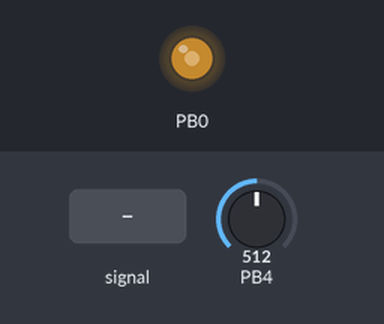
The program below on a simulated ATtiny13, built with avr-gcc and emulated at 9.6 MHz. Shown: output pins drawn as LEDs (lit = HIGH). The test bench sets the inputs (shaded band); at power-on: PB4 = 512.

Above: at 1.2 s.
1.3 s: PB4 fed a 200 Hz sine of ±255 counts around its level
Timing chart, 0 to 2.0 s (numbered marks = the images above; inputs shaded):
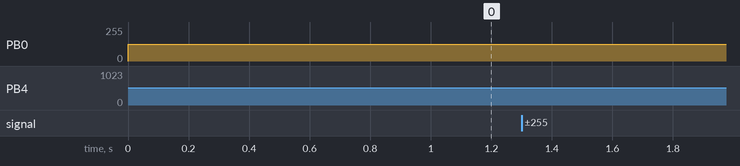

The program:

main.c
```c
#define __AVR_ATtiny13__
#define F_CPU 9600000

#include <avr/io.h>
#include <util/delay.h>
#include <avr/interrupt.h>

volatile uint8_t out = 0;

ISR(ADC_vect)
{
    /* Two Half-Period Rectifier */
    // uint8_t cur_adc = ADCH;
    // OCR0A = cur_adc > 64? cur_adc : 64 + (64 - cur_adc);

    /* Same Signal to Out */
    // OCR0A = ADCH;

    /* Digital Filter */
    uint8_t cur_adc = ADCH;
    out += (cur_adc - out) >> 1;
    OCR0A = out;

    /* Rectifier */
    // uint8_t cur_adc = ADCH;
    // OCR0A = cur_adc > 64? cur_adc : 64;

    /* Distortion */
    // uint8_t cur_adc = ADCH;
    // if (cur_adc > 70) {
    //     out = 70;
    // } else if (cur_adc < 0) {
    //     out = 0;
    // } else {
    //     out = cur_adc;
    // }
    // OCR0A = out;
}

int main(void)
{
    // initialization

    // ADC
    DDRB &= ~(1 << DDB4);
    ADMUX |= (1 << MUX1) | (1 << ADLAR);
    ADCSRA |= (1 << ADPS1) | (1 << ADPS2);
    ADCSRA |= (1 << ADEN) | (1 << ADIE) | (1 << ADATE);
    ADCSRA |= (1 << ADSC);

    // PWM
    TCCR0A |= (1 << COM0A1) | (1 << WGM00) | (1 << WGM01);
    TCCR0B |= (1 << CS00);
    DDRB |= (1 << DDB0);
    OCR0A = 127;

    sei();

    while (1) {
        _delay_ms(50);
    }
}
```
